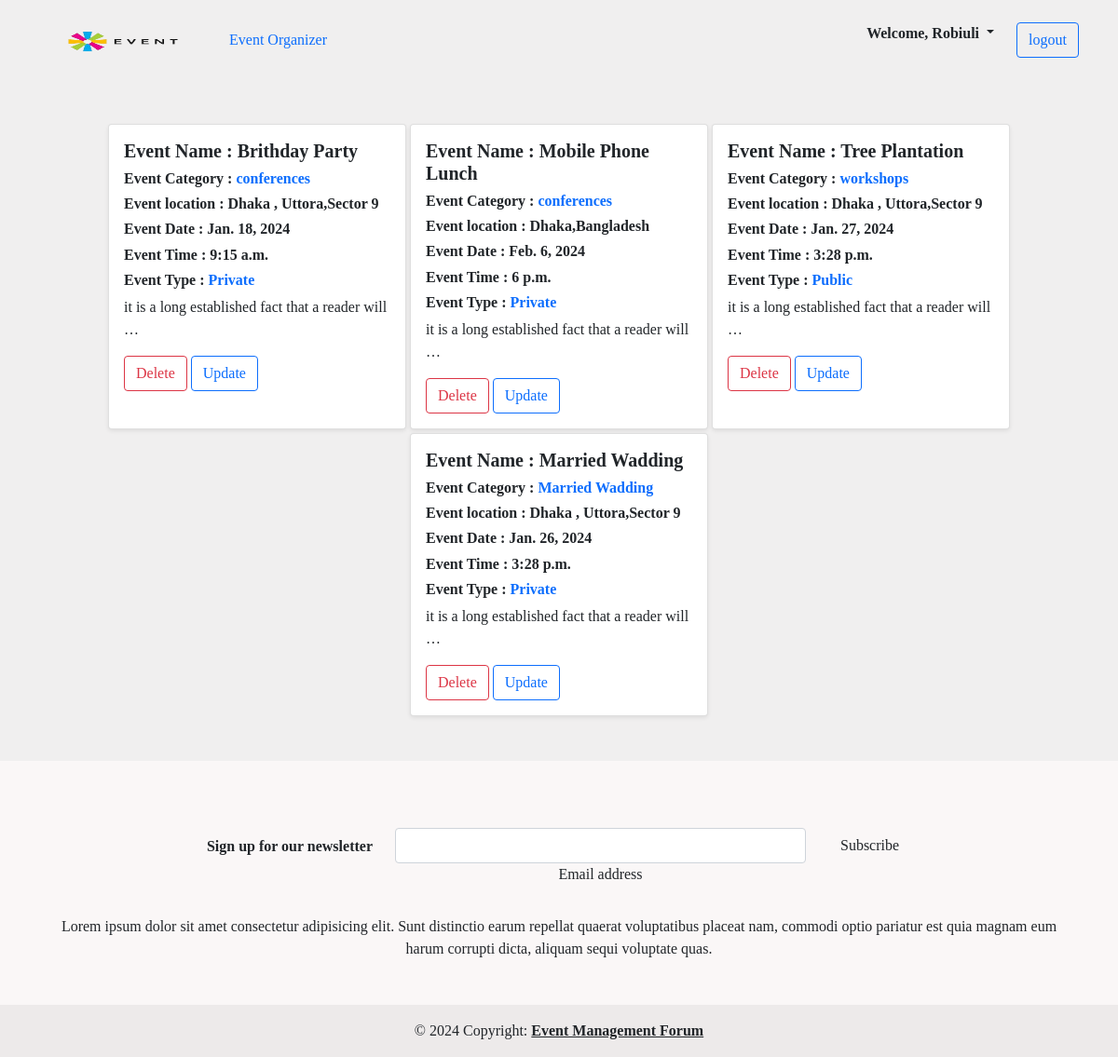
Page /event/staff_user/ (signed in) on the committed database.
### Event_creation/models.py (models this page shows)
class Event_creation_model(models.Model):
    event_category = models.ForeignKey(
        Event_category, blank=True, null=True, on_delete=models.CASCADE, default=None
    )
    user = models.ForeignKey(User, blank=True,on_delete=models.CASCADE,null=True)
    count = models.IntegerField(default=0)
    event_name = models.CharField(max_length=250)
    date = models.DateField()
    time = models.TimeField()
    location = models.CharField(max_length=50)
    description = models.TextField()
    event_type = models.CharField(
        max_length=50, choices=EVENT_TYPE_CHOICES, default="Pablic"
    )
    def __str__(self):
        return self.event_name

### EventCategory/models.py (models this page shows)
class Event_category(models.Model):
    event_category_tags = models.CharField(max_length=50)
    def __str__(self):
        return self.event_category_tags

### Event_creation/views.py (the view)
# urls.py: path("staff_user/", views.staff_userView.as_view(),name='staff'),
class staff_userView(ListView):
    template_name = 'staff.html'
    model = Event_creation_model
    context_object_name = 'events'
    def get_queryset(self):
        user = self.request.user
        if user.is_authenticated and user.is_staff:
            queryset = Event_creation_model.objects.filter(user=user)
            print(queryset)
            return queryset

### Event_creation/templates/staff.html
{% extends 'base.html'%}
{% block content %}
<div class="container mt-5 mb-5 d-flex gap-1 justify-content-center aling-items-center flex-wrap">
  {% for i in events %}
  <div class="card shadow-sm" style="width: 20rem ">
    <div class="card-body">
      <h5 class="card-title fw-bold">Event Name : {{i.event_name}}</h5>
      <h6 class="card-title  fw-bold">Event Category : <span class="text-primary">{{i.event_category}}</h6>
      <h6 class="card-title text-gray fw-bold">Event location : {{i.location}}</h6>
      <h6 class="card-title fw-bold">Event Date : {{i.date}}</h6>
      <h6 class="card-title fw-bold">Event Time : {{i.time}}</h6>
      <h6 class="card-title fw-bold">Event Type : <span class="text-primary">{{i.event_type}}</span></h6>
      <p class="card-text">{{i.description|truncatewords:10}}</p>
      <a href="{% url 'delete' i.id%}  " class="btn btn-outline-danger">Delete</a>
      <a href="{% url 'update' pk=i.id %}  " class="btn btn-outline-primary">Update</a>
    </div>
  </div>
  {% endfor %}
</div>
{% endblock%}

### core/templates/navbar.html (shortened to what this page needs)
{% load static %}
<nav style="background-color: rgb(240, 239, 239);" class="navbar navbar-expand-lg bg-body-tertiary sticky-top">
  <div class="container">
    <a class="navbar-brand" href="{% url 'home'%}">
      <img src="{% static 'logo.png'%}" alt="Logo" width="180" height="55" class="d-inline-block align-text-top" />
    </a>
    <div class="collapse navbar-collapse" id="navbarNav">
      <ul class="navbar-nav me-auto mb-2 mb-lg-0">
        {% if user.is_authenticated and user.is_staff %}
        <li class="nav-item">
          <a href="{% url 'event_creation'%}" aria-current="page" class="nav-link">Event Organizer </a>
        </li>
        {% endif %}
      </ul>
      <div class="d-flex">
        {% if user.is_authenticated %}
        <div class="dropdown">
          <a class="dropdown-toggle mx-lg-4 mx-4 fw-bolder text-dark text-decoration-none" type="button"
            data-bs-toggle="dropdown" aria-expanded="false">
            Welcome, {{user.username}}
          </a>
        </div>
        <a class="btn btn-outline-primary" href="{% url 'logout'%}">logout</a>
        {% else %}
        <a class="btn btn-outline-primary mx-2 px-4" href="{% url 'register'%}">Register</a>
        <a class="btn btn-outline-success px-4 mx-2" href="{% url 'login'%}">LogIn</a>
        {%endif%}
      </div>
    </div>
  </div>
</nav>

### core/templates/base.html (style rules this page uses)
body { font-family: "Trirong", serif; background-color: rgb(240, 239, 239); }

### rows in the picture
Event_creation_model: event_name "Brithday Party", event_category "conferences", location "Dhaka , Uttora,Sector 9", date "Jan. 18, 2024", time "9:15 a.m.", event_type "Private", description "it is a long established fact that a reader will …"
Event_creation_model: event_name "Mobile Phone Lunch", event_category "conferences", location "Dhaka,Bangladesh", date "Feb. 6, 2024", time "6 p.m.", event_type "Private", description "it is a long established fact that a reader will …"
Event_creation_model: event_name "Tree Plantation", event_category "workshops", location "Dhaka , Uttora,Sector 9", date "Jan. 27, 2024", time "3:28 p.m.", event_type "Public", description "it is a long established fact that a reader will …"
Event_creation_model: event_name "Married Wadding", event_category "Married Wadding", location "Dhaka , Uttora,Sector 9", date "Jan. 26, 2024", time "3:28 p.m.", event_type "Private", description "it is a long established fact that a reader will …"

### other values in the picture
{{ user.username }} "Robiuli"
